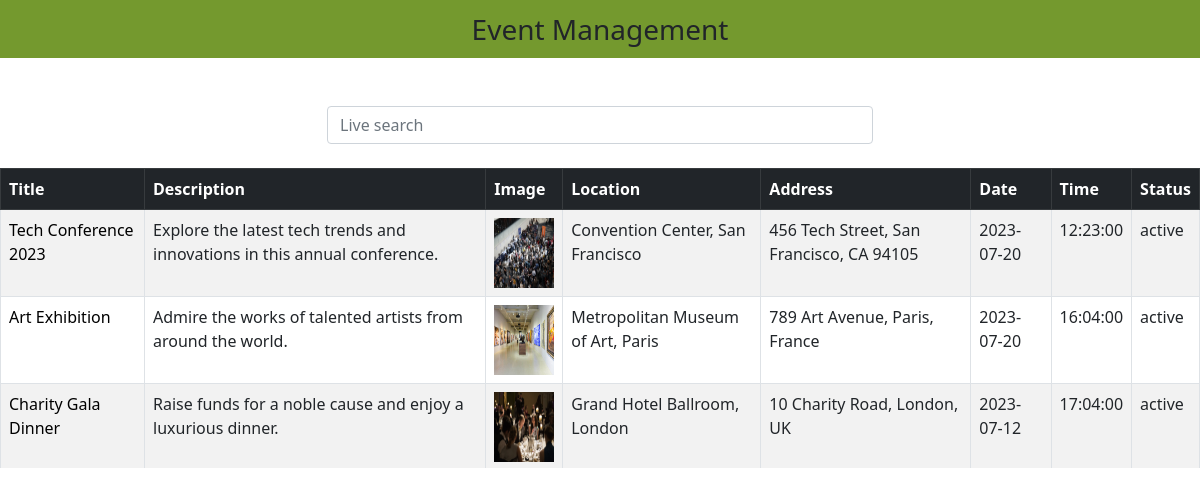
The page / on the database its author committed.
### tables this page shows
CREATE TABLE `events` (
  `id` int(11) NOT NULL,
  `title` varchar(255) NOT NULL,
  `description` text NOT NULL,
  `image` varchar(255) NOT NULL,
  `location_name` varchar(255) NOT NULL,
  `addresses` text NOT NULL,
  `event_date` date NOT NULL,
  `event_time` time NOT NULL,
  `status` enum('active','inactive') NOT NULL
);

### index.php (the view, shortened to what this page needs)
<!DOCTYPE html>
<html lang="en">
<head>
    <link rel="stylesheet" type="text/css" href="css/index_table.css">
    <link href="https://cdn.jsdelivr.net/npm/bootstrap@5.0.2/dist/css/bootstrap.min.css" rel="stylesheet">
    <link rel="stylesheet" href="https://cdnjs.cloudflare.com/ajax/libs/font-awesome/6.4.0/css/all.min.css"/>
</head>
<body>
    <nav class="navbar navbar-light justify-content-center fs-3 mb-5" style="background-color: #74992e;">
        Event Management
    </nav>
<div class="container">
  <div class="row">
    <div class="col-sm-3">
    </div>
    <div class="col-sm-6">
      <input type="text" class="form-control" id="searchInput" placeholder="Live search"><br>
    </div>
  </div>
</div>
    <div class="table-wrapper-scroll-y my-custom-scrollbar">
    <table  class="table table-bordered table-striped mb-0">
        <thead class="table-dark">
            <tr>
                <th scope="col">Title</th>
                <th scope="col">Description</th>
                <th scope="col">Image</th>
                <th scope="col">Location</th>
                <th scope="col">Address</th>
                <th scope="col">Date</th>
                <th scope="col">Time</th>
                <th scope="col">Status</th>
            </tr>
        </thead>
        <tbody>
            <?php
            $db = new DBConnection();
            $conn = $db->getConnection();
            $sql = "SELECT * FROM `events`";
            $res = mysqli_query($conn, $sql);
            while($row = mysqli_fetch_assoc($res)){
                if($row['status'] == "active"){
            ?>
            <tr>
                <td><a href="view/event_details_v.php?id=<?php echo $row['id'] ?>" style="text-decoration: none; color:black;" ><?php echo $row['title']?></a></td>
                <td><?php echo $row['description']?></td>
                <td><?php echo "<img src = 'images/".$row['image']."' height='70px' width='60px'>"?></td>
                <td><?php echo $row['location_name']?></td>
                <td><?php echo $row['addresses']?></td>
                <td><?php echo $row['event_date']?></td>
                <td><?php echo $row['event_time']?></td>
                <td><?php echo $row['status']?></td>
            </tr>
            <?php
            }
        }
            ?>
        </tbody>
    </table>
    </div>
</body>
</html>

### css/index_table.css (style rules this page uses)
th { position: sticky; }
.my-custom-scrollbar { height: 300px; overflow: auto; }
.table-wrapper-scroll-y { display: block; }

### rows shown on the page
events: title "Tech Conference 2023", description "Explore the latest tech trends and innovations in this annual conference.", image (picture), location_name "Convention Center, San Francisco", addresses "456 Tech Street, San Francisco, CA 94105", event_date "2023-07-20", event_time "12:23:00", status "active"
events: title "Art Exhibition", description "Admire the works of talented artists from around the world.", image (picture), location_name "Metropolitan Museum of Art, Paris", addresses "789 Art Avenue, Paris, France", event_date "2023-07-20", event_time "16:04:00", status "active"
events: title "Charity Gala Dinner", description "Raise funds for a noble cause and enjoy a luxurious dinner.", image (picture), location_name "Grand Hotel Ballroom, London", addresses "10 Charity Road, London, UK", event_date "2023-07-12", event_time "17:04:00", status "active"
